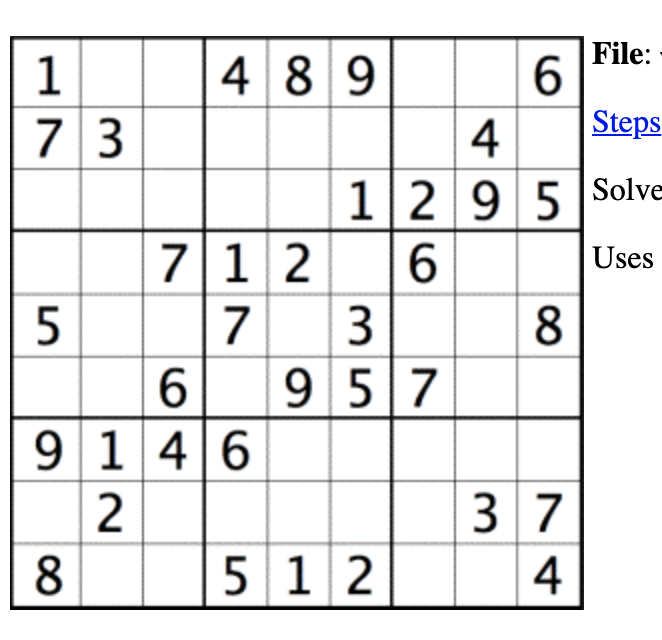
#> input picture sudoku-imager-python/sudoku-boards/sudoku-01.png, 662 x 640 px
$ python -i Board.py   (imports and definitions only)
#> lines starting #> are read from the running program, lines starting #| are printed output that depends on the picture; after the words box and inside, x2 and y2 are one past the last pixel; in counts of white or black regions, pixels touching at a corner belong together
import cv2
import numpy as np

import Grid
import Number

# [18 lines left out: function process_board, not called in this run]

def preprocess_image(img, line_thickness=3):
#> called with line_thickness = 3
    img = cv2.GaussianBlur(img.copy(), (9, 9), 0)
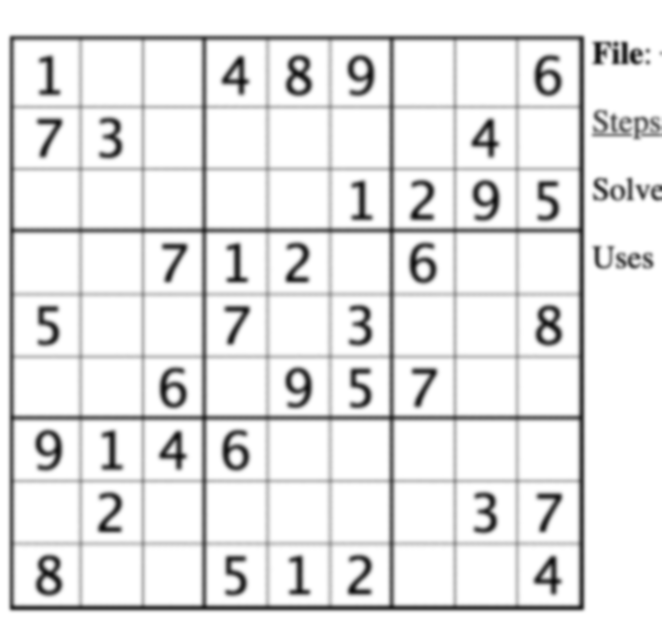
#> img: shape (640, 662); min 17, max 255, mean 231.9
    threshold = cv2.adaptiveThreshold(img, 255, cv2.ADAPTIVE_THRESH_GAUSSIAN_C, cv2.THRESH_BINARY, 11, 4)
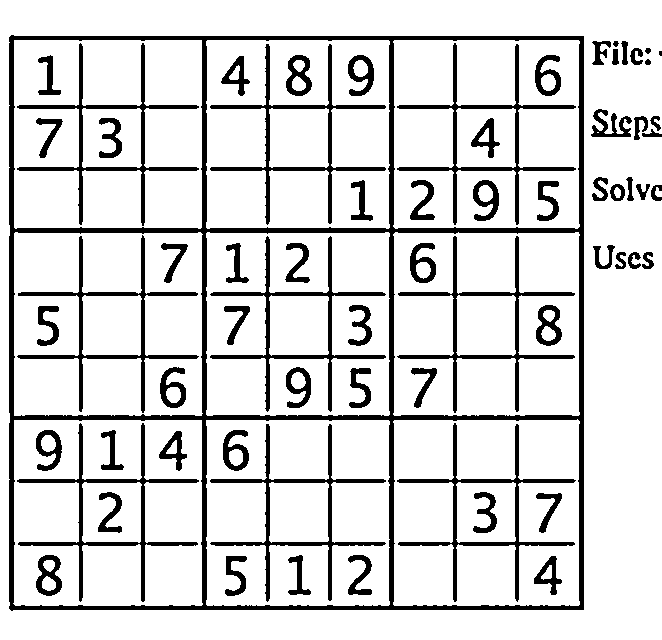
#> threshold: shape (640, 662); 84.9% white; 67 black regions (1 under 20 px), largest, box (x1, y1, x2, y2) and area: (9, 35, 584, 611) 21355, (17, 43, 199, 226) 2738, (210, 44, 386, 225) 2717

    inverted = cv2.bitwise_not(threshold, threshold)

    kernel = np.ones((line_thickness, line_thickness), np.uint8)
    return cv2.dilate(inverted, kernel)
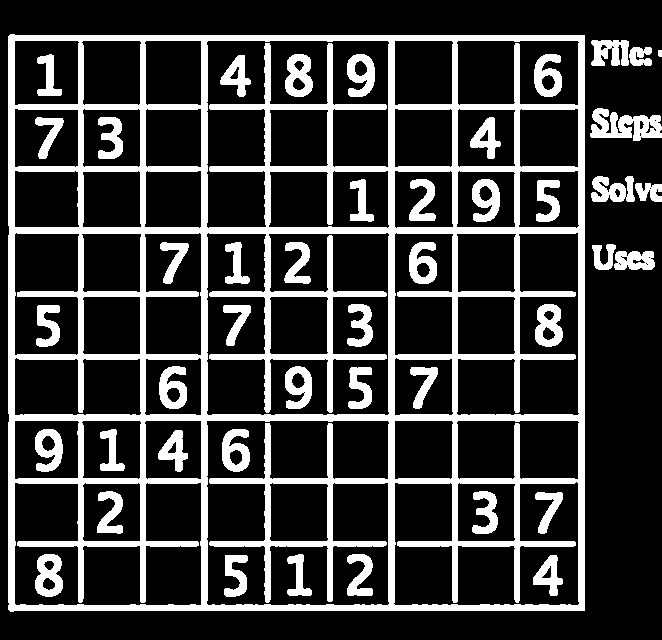
#> returned value: shape (640, 662); 22.6% white; 45 white regions, largest, box (x1, y1, x2, y2) and area: (8, 34, 585, 612) 68019, (590, 108, 662, 141) 1455, (35, 554, 63, 597) 812

# [29 lines left out: function expanded_squares, not called in this run]

>>> import cv2
>>> picture = cv2.imread('sudoku-boards/sudoku-01.png', cv2.IMREAD_GRAYSCALE)
>>> result = preprocess_image(picture)

$ run again, on sudoku-imager-python/sudoku-boards/sudoku-02.png
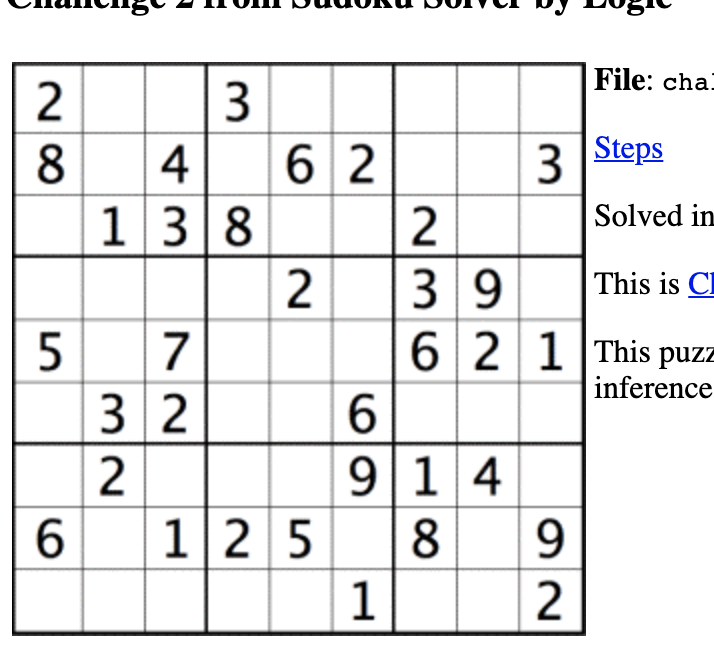
#> input picture sudoku-imager-python/sudoku-boards/sudoku-02.png, 714 x 664 px
#> in preprocess_image, `threshold = cv2.adaptiveThreshold(img, 255, cv2.ADAPTIVE_THRESH_GAUSSI..`:
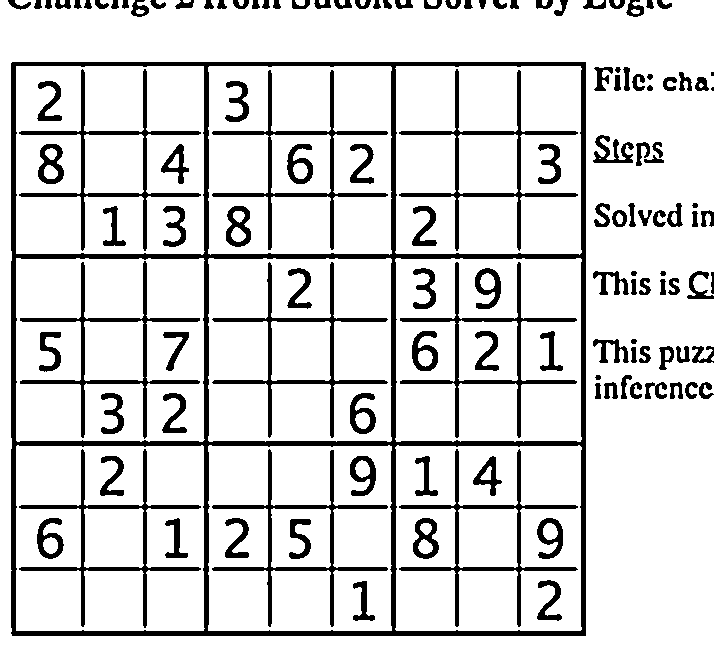
#> threshold: shape (664, 714); 85.1% white; 132 black regions (2 under 20 px), largest, box (x1, y1, x2, y2) and area: (11, 62, 586, 636) 21849, (19, 69, 201, 251) 2733, (19, 449, 201, 628) 2713
#> in preprocess_image, `return cv2.dilate(inverted, kernel)`:
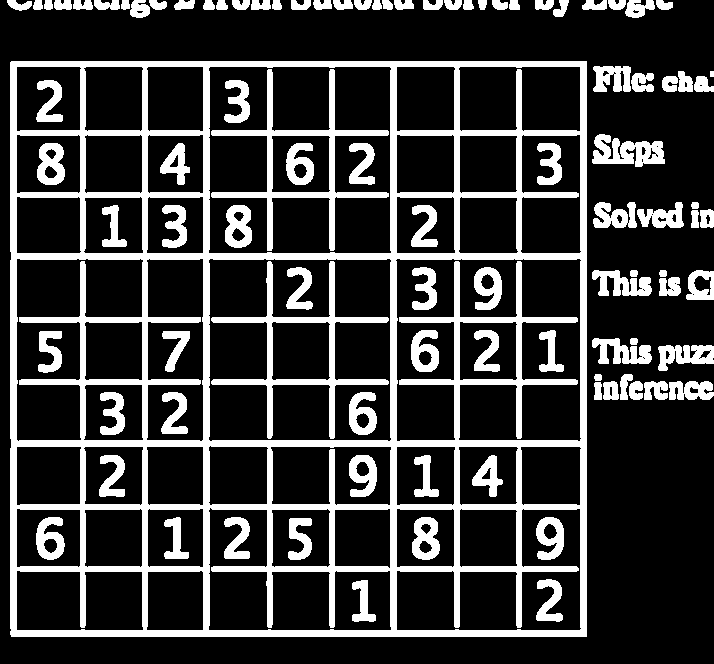
#> returned value: shape (664, 714); 22.4% white; 98 white regions, largest, box (x1, y1, x2, y2) and area: (10, 61, 587, 637) 60076, (211, 69, 389, 251) 4134, (211, 261, 389, 439) 4067
